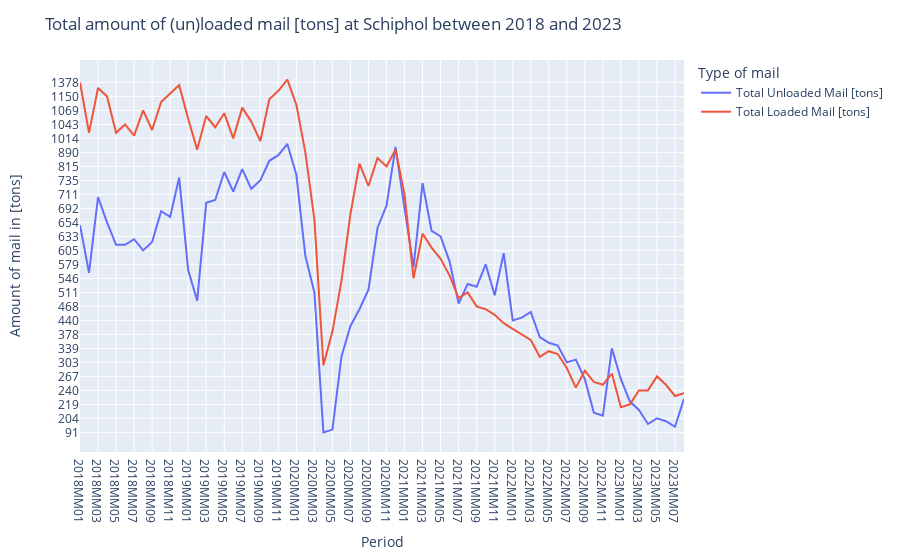

Notebook cell for this chart:
### Markdown cell above
<p>In this chapter, the passenger data from Schiphol will be analysed and the subquestions will be answered.</p>

### Code cell
# Select the right data from the dataset
data_mail = data.loc[data['Periods'].str.contains('2018MM|2019MM|2020MM|2021MM|2022MM|2023MM', case=False, regex=True)]
data_mail = data_mail[data_mail['Airports'] == 'Schiphol']

# Make a graph about the total number and type of mail [tons] at Schiphol between 2019 and 2023
figmail = px.line(data_mail, 
                x = "Periods", 
                y = ["Total Unloaded Mail [tons]", "Total Loaded Mail [tons]"],
                labels = {
                    "Periods": "Period",
                    "value": "Amount of mail in [tons]",
                    "variable": "Type of mail"
                    },
                # log_y = True,
                )

# Adjust the layout and axes of the graph
figmail.update_layout(
                title={'text': 'Total amount of (un)loaded mail [tons] at Schiphol between 2018 and 2023'},
                )

figmail.update_yaxes(categoryorder = 'category ascending'
                     )

# Show graph
figmail.show()

### Figure 1 — Plotly figure (JSON) as saved in the notebook; plotly's stock layout.template omitted (floating-point values rounded to 4 significant figures)
{"data": [{"hovertemplate": "Type of mail=Total Unloaded Mail [tons]<br>Period=%{x}<br>Amount of mail in [tons]=%{y}<extra></extra>", "legendgroup": "Total Unloaded Mail [tons]", "line": {"color": "#636efa", "dash": "solid"}, "marker": {"symbol": "circle"}, "mode": "lines", "name": "Total Unloaded Mail [tons]", "orientation": "v", "showlegend": true, "type": "scatter", "x": ["2018MM01", "2018MM02", "2018MM03", "2018MM04", "2018MM05", "2018MM06", "2018MM07", "2018MM08", "2018MM09", "2018MM10", "2018MM11", "2018MM12", "2019MM01", "2019MM02", "2019MM03", "2019MM04", "2019MM05", "2019MM06", "2019MM07", "2019MM08", "2019MM09", "2019MM10", "2019MM11", "2019MM12", "2020MM01", "2020MM02", "2020MM03", "2020MM04", "2020MM05", "2020MM06", "2020MM07", "2020MM08", "2020MM09", "2020MM10", "2020MM11", "2020MM12", "2021MM01", "2021MM02", "2021MM03", "2021MM04", "2021MM05", "2021MM06", "2021MM07", "2021MM08", "2021MM09", "2021MM10", "2021MM11", "2021MM12", "2022MM01", "2022MM02", "2022MM03", "2022MM04", "2022MM05", "2022MM06", "2022MM07", "2022MM08", "2022MM09", "2022MM10", "2022MM11", "2022MM12", "2023MM01", "2023MM02", "2023MM03", "2023MM04", "2023MM05", "2023MM06", "2023MM07", "2023MM08"], "xaxis": "x", "y": ["     653", "     557", "     709", "     654", "     615", "     615", "     622", "     605", "     619", "     686", "     676", "     740", "     560", "     485", "     705", "     707", "     796", "     722", "     797", "     723", "     735", "     824", "     883", "     958", "     777", "     602", "     511", "      91", "     161", "     313", "     403", "     461", "     522", "     651", "     696", "     923", "     692", "     563", "     732", "     650", "     633", "     581", "     484", "     538", "     534", "     579", "     495", "     603", "     440", "     445", "     452", "     375", "     349", "     340", "     303", "     305", "     260", "     216", "     213", "     339", "     260", "     221", "     217", "     190", "     204", "     199", "     181", "     225"], "yaxis": "y"}, {"hovertemplate": "Type of mail=Total Loaded Mail [tons]<br>Period=%{x}<br>Amount of mail in [tons]=%{y}<extra></extra>", "legendgroup": "Total Loaded Mail [tons]", "line": {"color": "#EF553B", "dash": "solid"}, "marker": {"symbol": "circle"}, "mode": "lines", "name": "Total Loaded Mail [tons]", "orientation": "v", "showlegend": true, "type": "scatter", "x": ["2018MM01", "2018MM02", "2018MM03", "2018MM04", "2018MM05", "2018MM06", "2018MM07", "2018MM08", "2018MM09", "2018MM10", "2018MM11", "2018MM12", "2019MM01", "2019MM02", "2019MM03", "2019MM04", "2019MM05", "2019MM06", "2019MM07", "2019MM08", "2019MM09", "2019MM10", "2019MM11", "2019MM12", "2020MM01", "2020MM02", "2020MM03", "2020MM04", "2020MM05", "2020MM06", "2020MM07", "2020MM08", "2020MM09", "2020MM10", "2020MM11", "2020MM12", "2021MM01", "2021MM02", "2021MM03", "2021MM04", "2021MM05", "2021MM06", "2021MM07", "2021MM08", "2021MM09", "2021MM10", "2021MM11", "2021MM12", "2022MM01", "2022MM02", "2022MM03", "2022MM04", "2022MM05", "2022MM06", "2022MM07", "2022MM08", "2022MM09", "2022MM10", "2022MM11", "2022MM12", "2023MM01", "2023MM02", "2023MM03", "2023MM04", "2023MM05", "2023MM06", "2023MM07", "2023MM08"], "xaxis": "x", "y": ["    1378", "    1029", "    1253", "    1150", "    1029", "    1043", "    1020", "    1069", "    1039", "    1145", "    1248", "    1333", "    1055", "     913", "    1056", "    1040", "    1064", "    1014", "    1078", "    1051", "    1012", "    1149", "    1250", "    1381", "    1131", "     890", "     656", "     290", "     381", "     542", "     681", "     822", "     729", "     871", "     815", "     913", "     711", "     546", "     647", "     608", "     590", "     547", "     494", "     511", "     468", "     461", "     447", "     435", "     387", "     378", "     366", "     313", "     336", "     327", "     280", "     244", "     278", "     249", "     248", "     268", "     218", "     219", "     240", "     240", "     267", "     248", "     226", "     229"], "yaxis": "y"}], "layout": {"legend": {"title": {"text": "Type of mail"}, "tracegroupgap": 0}, "margin": {"t": 60}, "title": {"text": "Total amount of (un)loaded mail [tons] at Schiphol between 2018 and 2023"}, "xaxis": {"anchor": "y", "domain": [0, 1], "title": {"text": "Period"}}, "yaxis": {"anchor": "x", "categoryorder": "category ascending", "domain": [0, 1], "title": {"text": "Amount of mail in [tons]"}}}}
